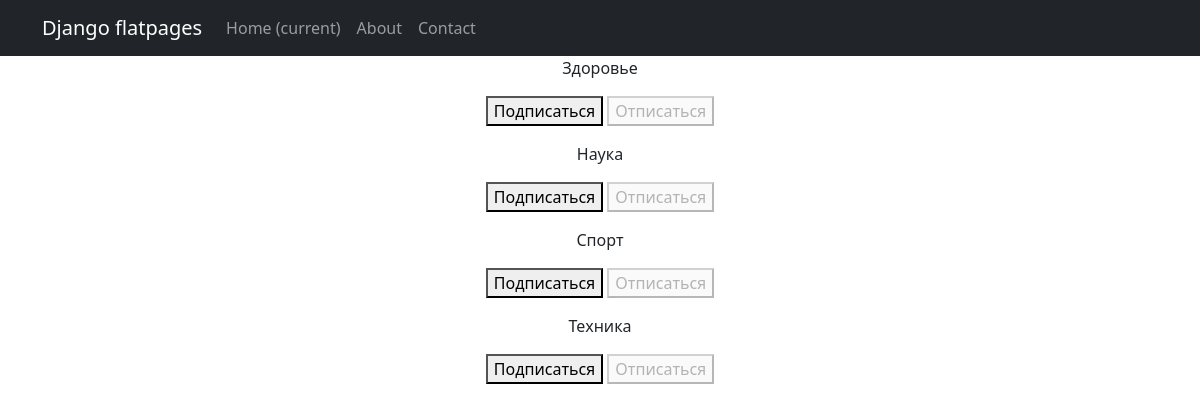
The page /subscriptions/ (signed in) on the database its author committed.
### NewsPortal/models.py (models this page shows, shortened)
class Category(models.Model):
    category = models.CharField(max_length=20, unique=True)  # Уникальное поле категорий
    cat_post = models.ManyToManyField('Post', through='PostCategory')   # связь многие ко многим со Статьей

### NewsPortal/views.py (the view, shortened to what this page needs)
# urls.py: path('subscriptions/', subscriptions, name='subscriptions'),
@login_required
@csrf_protect
def subscriptions(request):
    categories_with_subscriptions = Category.objects.annotate(
        user_subscribed=Exists(
            Subscription.objects.filter(
                user=request.user,
                category=OuterRef('pk'),
            )
        )
    ).order_by('category')
    return render(
        request,
        'subscriptions.html',
        {'categories': categories_with_subscriptions},
    )

### templates/subscriptions.html (shortened to what this page needs)
{% extends 'flatpages/default.html' %}
{% block content %}
    {% for category in categories  %}
        <p>
            {{ category.category }}
            <form method="post">
                {% if category.user_subscribed %}
                    <button disabled>Подписаться</button>
                    <button name="action" value="unsubscribe">Отписаться</button>
                {% else %}
                    <button name="action" value="subscribe">Подписаться</button>
                    <button disabled>Отписаться</button>
                {% endif %}
            </form>
        </p>
    {% endfor %}
{% endblock content %}

### rows shown on the page
Category: category "Здоровье", shows "Подписаться"
Category: category "Наука", shows "Подписаться"
Category: category "Спорт", shows "Подписаться"
Category: category "Техника", shows "Подписаться"
